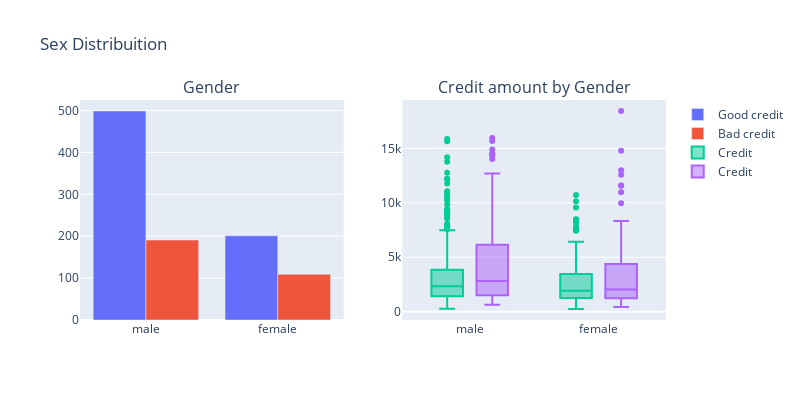

Notebook code for this chart:
### Markdown cell above
### 2.2.5 Gender

### Code cell
graph0=go.Bar(x=df[df["Risk"]=="good"]["Sex"].value_counts().index.values,y=df[df["Risk"]=="good"]["Sex"].value_counts().values, name="Good credit")
graph1=go.Bar(x=df[df["Risk"]=="bad"]["Sex"].value_counts().index.values,y=df[df["Risk"]=="bad"]["Sex"].value_counts().values, name="Bad credit")

graph2=go.Box(x=df[df["Risk"]=="good"]["Sex"],y=df[df["Risk"]=="good"]["Credit amount"],name="Credit")
graph3=go.Box(x=df[df["Risk"]=="bad"]["Sex"],y=df[df["Risk"]=="bad"]["Credit amount"],name="Credit")

layout=go.Layout(yaxis=dict(title="Credit by gender (in EUR)"),xaxis=dict(title="Gender"),boxmode="group")

data=[graph0, graph1,graph2,graph3]

fig=tls.make_subplots(rows=1, cols=2,subplot_titles=("Gender", "Credit amount by Gender"))
fig.append_trace(graph0,1,1)
fig.append_trace(graph1,1,1)
fig.append_trace(graph2,1,2)
fig.append_trace(graph3,1,2)



fig['layout'].update(height=400, width=800, title='Sex Distribuition', boxmode='group')
py.iplot(fig)

### Figure 1 — Plotly figure (JSON) as saved in the notebook; plotly's stock layout.template omitted (floating-point values rounded to 4 significant figures; data arrays with more than 128 entries replaced by an {"elided": "..."} marker saying what was removed)
{"data": [{"name": "Good credit", "type": "bar", "x": ["male", "female"], "xaxis": "x", "y": [499, 201], "yaxis": "y"}, {"name": "Bad credit", "type": "bar", "x": ["male", "female"], "xaxis": "x", "y": [191, 109], "yaxis": "y"}, {"name": "Credit", "type": "box", "x": {"elided": "700 str values"}, "xaxis": "x2", "y": {"elided": "700 int values"}, "yaxis": "y2"}, {"name": "Credit", "type": "box", "x": {"elided": "300 str values"}, "xaxis": "x2", "y": {"elided": "300 int values"}, "yaxis": "y2"}], "layout": {"annotations": [{"font": {"size": 16}, "showarrow": false, "text": "Gender", "x": 0.225, "xanchor": "center", "xref": "paper", "y": 1, "yanchor": "bottom", "yref": "paper"}, {"font": {"size": 16}, "showarrow": false, "text": "Credit amount by Gender", "x": 0.775, "xanchor": "center", "xref": "paper", "y": 1, "yanchor": "bottom", "yref": "paper"}], "boxmode": "group", "height": 400, "title": {"text": "Sex Distribuition"}, "width": 800, "xaxis": {"anchor": "y", "domain": [0, 0.45]}, "xaxis2": {"anchor": "y2", "domain": [0.55, 1]}, "yaxis": {"anchor": "x", "domain": [0, 1]}, "yaxis2": {"anchor": "x2", "domain": [0, 1]}}}
